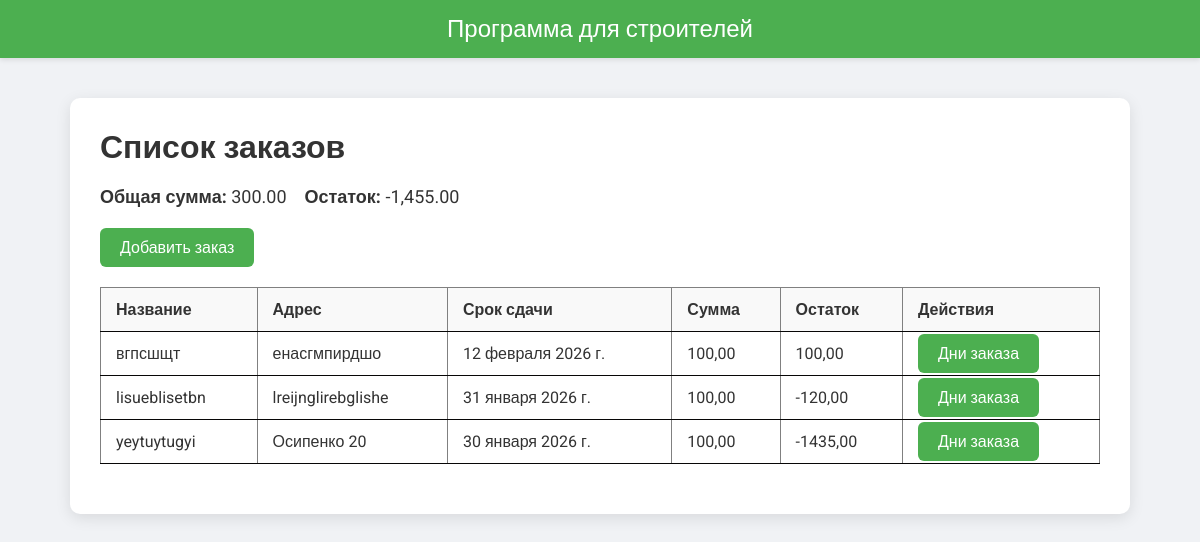
The app's page /, older data.
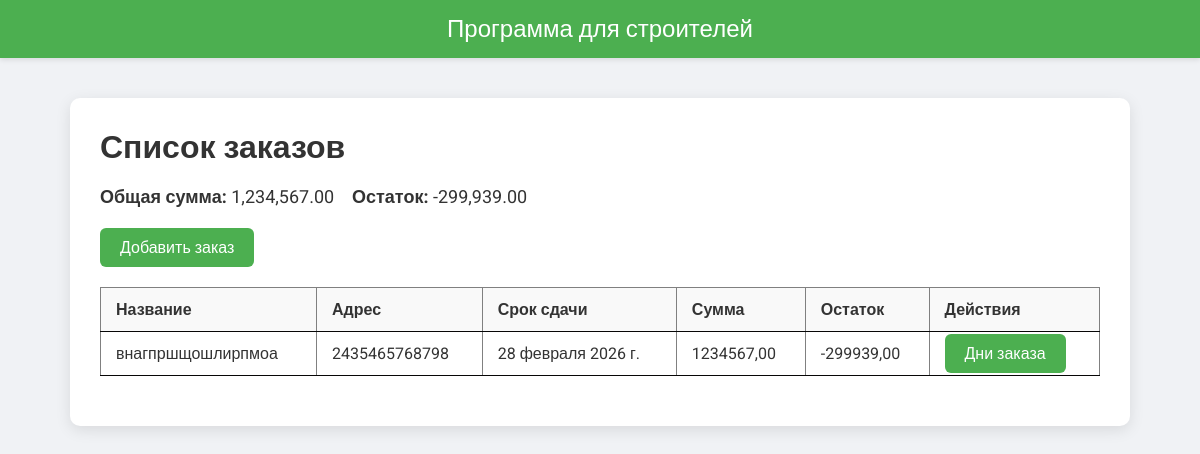
The same page, newer data.
### program/models.py (models this page shows)
class Orders(models.Model):
    title = models.CharField(max_length=255)
    address = models.CharField(max_length=255)
    deadline = models.DateField()
    amount = models.DecimalField(max_digits=20, decimal_places=2)
    remains = models.DecimalField(max_digits=20, decimal_places=2)

### program/views.py (the view)
# urls.py: path('', views.index, name='index'),
def index(request):
    orders = Orders.objects.all().order_by('-deadline')
    amount_total = sum(order.amount for order in orders)
    remains_total = sum(order.remains for order in orders)
    context = {
        'orders': orders,              # Все заказы сразу передаются в шаблон
        'amount': f"{amount_total:,}",  # Форматированная сумма оплат
        'remains': f"{remains_total:,}"  # Форматированная сумма остатков
    }
    return render(request, 'program/index.html', context)

### program/templates/program/index.html (shortened to what this page needs)
<!DOCTYPE html>
<html lang="ru">
<head>
</head>
<body>
<header>Программа для строителей</header>
<div class="container">
<h1>Список заказов</h1>
<div class="stats">
<strong>Общая сумма:</strong> {{ amount }} &nbsp;&nbsp;
<strong>Остаток:</strong> {{ remains }}
</div>
<a href="{% url 'add_order' %}" class="btn add-btn">Добавить заказ</a>
<table border="1">
<tr>
<th>Название</th>
<th>Адрес</th>
<th>Срок сдачи</th>
<th>Сумма</th>
<th>Остаток</th>
<th>Действия</th>
</tr>
{% for order in orders %}
<tr>
<td>{{ order.title }}</td>
<td>{{ order.address }}</td>
<td>{{ order.deadline }}</td>
<td>{{ order.amount }}</td>
<td>{{ order.remains }}</td>
<td><a href="{% url 'day' _id=order.id %}" class="btn">Дни заказа</a></td>
</tr>
{% endfor %}
</table>
</div>
</body>
</html>

### program/templates/program/index.html (style rules this page uses)
body { font-family:'Roboto',sans-serif;background:#f0f2f5;margin:0;color:#333; }
header { background:#4CAF50;color:white;text-align:center;padding:15px 0;font-size:24px;box-shadow:0 2px 5px rgba(0,0,0,0.1); }
.container { max-width:1000px;margin:40px auto;background:white;padding:30px;border-radius:10px;box-shadow:0 4px 15px rgba(0,0,0,0.1); }
h1 { margin-top:0;margin-bottom:20px; }
table { width:100%;border-collapse:collapse;margin-bottom:20px; }
th, td { padding:12px 15px;border-bottom:1px solid #070606;text-align:left; }
th { background:#f9f9f9; }
.btn { background:#4CAF50;color:white;padding:10px 20px;border:none;border-radius:6px;cursor:pointer;text-decoration:none; }
.stats { margin-bottom:20px;font-size:18px; }
.add-btn { margin-bottom:20px; display:inline-block; }

Row changes from the older to the newer data that the page shows:
removed Orders: title "вгпсшщт", address "енасгмпирдшо", deadline "12 февраля 2026 г.", amount "100,00", remains "100,00"
removed Orders: title "lisueblisetbn", address "lreijnglirebglishe", deadline "31 января 2026 г.", amount "100,00", remains "-120,00"
removed Orders: title "yeytuytugyi", address "Осипенко 20", deadline "30 января 2026 г.", amount "100,00", remains "-1435,00"
added Orders: title "внагпршщошлирпмоа", address "2435465768798", deadline "28 февраля 2026 г.", amount "1234567,00", remains "-299939,00"
Text that changed along with them:
{{ amount }}: "300.00" → "1,234,567.00"
{{ remains }}: "-1,455.00" → "-299,939.00"
